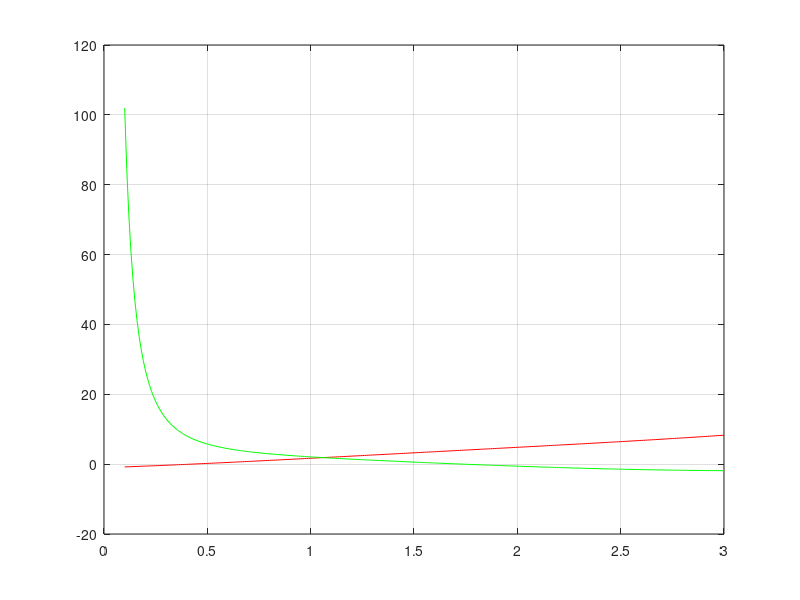

Write MATLAB code to recreate this figure.
%Defino el intervalo
x = 0.1:1/100:3;
%Defino funciones
f = inline('x.^2+2.*sin(x)-1');
g = @(x) x.^(-2)+2.*cos(x);
%Inicializo en cero los vectores para darles un tamaño y evitar error de
%tamaño
vectf = zeros([length(x),1]);
vectg = zeros([length(x),1]);
j=1;
for i=x
    vectf(j) = f(i);
    vectg(j) = g(i);
    j = j + 1;
end

plot(x, vectf, 'r', x, vectg, 'g'), grid on